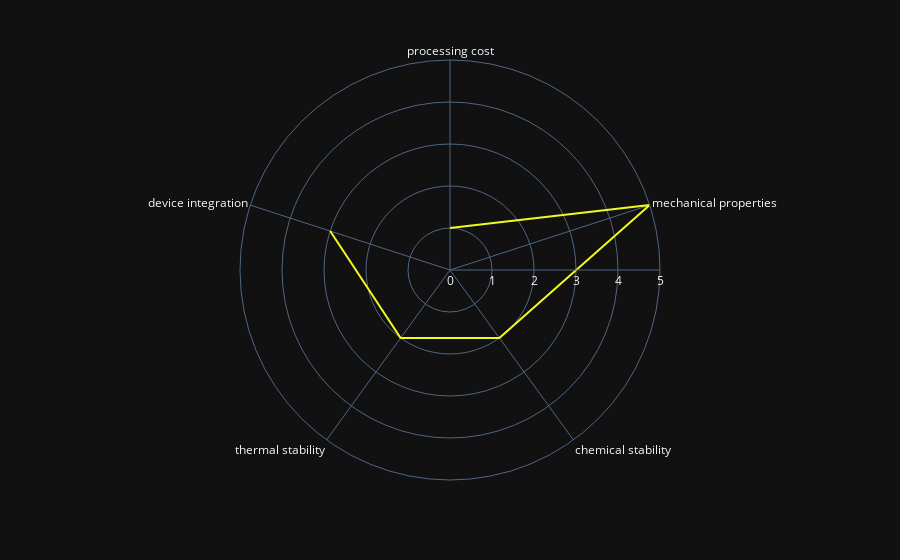

Notebook code cell kept with this figure:
### Markdown cell above
### Change colors

### Code cell
fig = px.line_polar(df,r='r',theta='theta',color_discrete_sequence=px.colors.sequential.Plasma_r,template='plotly_dark')
fig.show()

### Figure 1 — Plotly figure (JSON) as saved in the notebook; plotly's stock layout.template omitted (floating-point values rounded to 4 significant figures)
{"data": [{"hovertemplate": "r=%{r}<br>theta=%{theta}<extra></extra>", "legendgroup": "", "line": {"color": "#f0f921", "dash": "solid"}, "marker": {"symbol": "circle"}, "mode": "lines", "name": "", "r": [1, 5, 2, 2, 3], "showlegend": false, "subplot": "polar", "theta": ["processing cost", "mechanical properties", "chemical stability", "thermal stability", "device integration"], "type": "scatterpolar"}], "layout": {"legend": {"tracegroupgap": 0}, "margin": {"t": 60}, "polar": {"angularaxis": {"direction": "clockwise", "rotation": 90}, "domain": {"x": [0, 1], "y": [0, 1]}}}}
